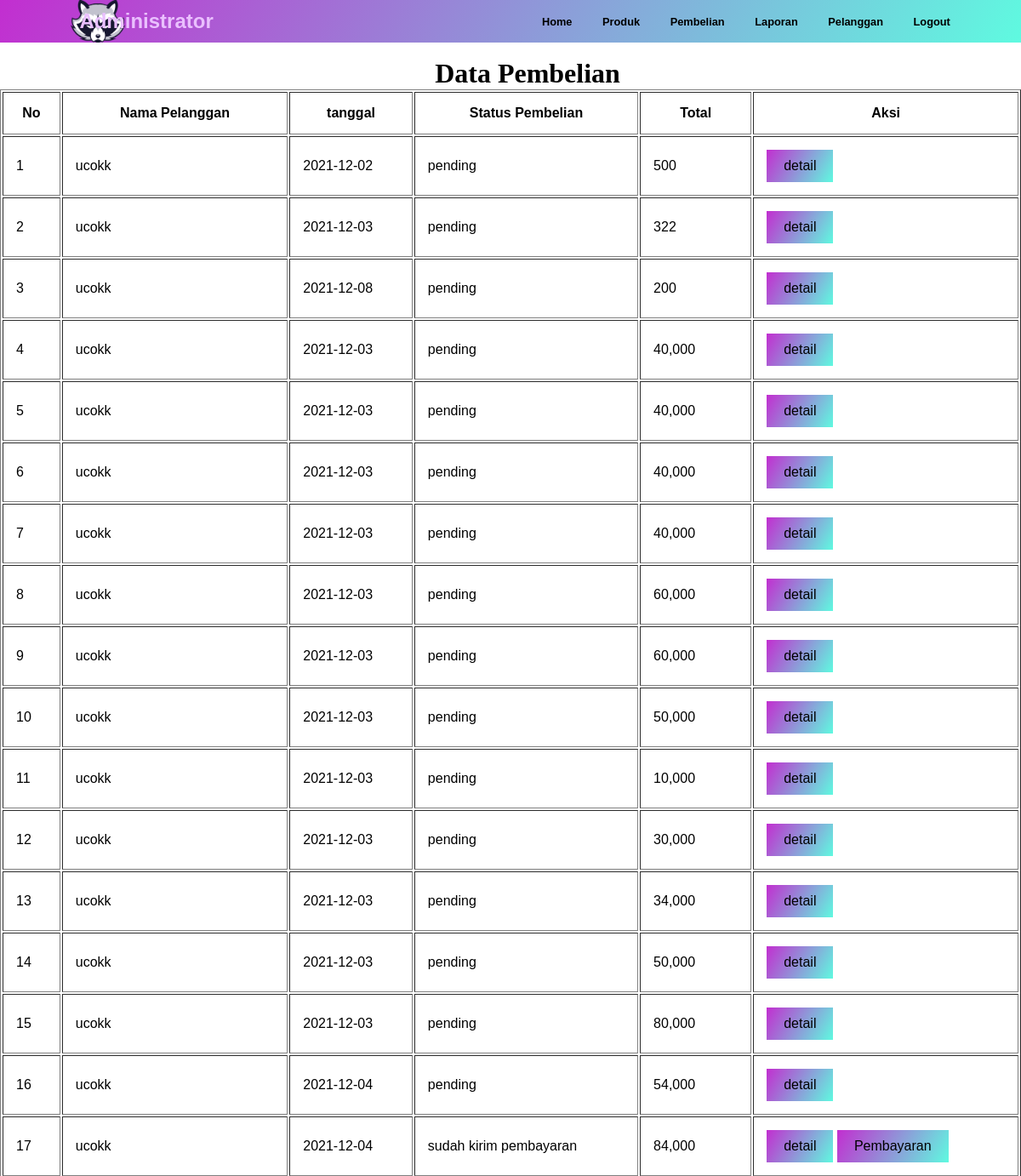
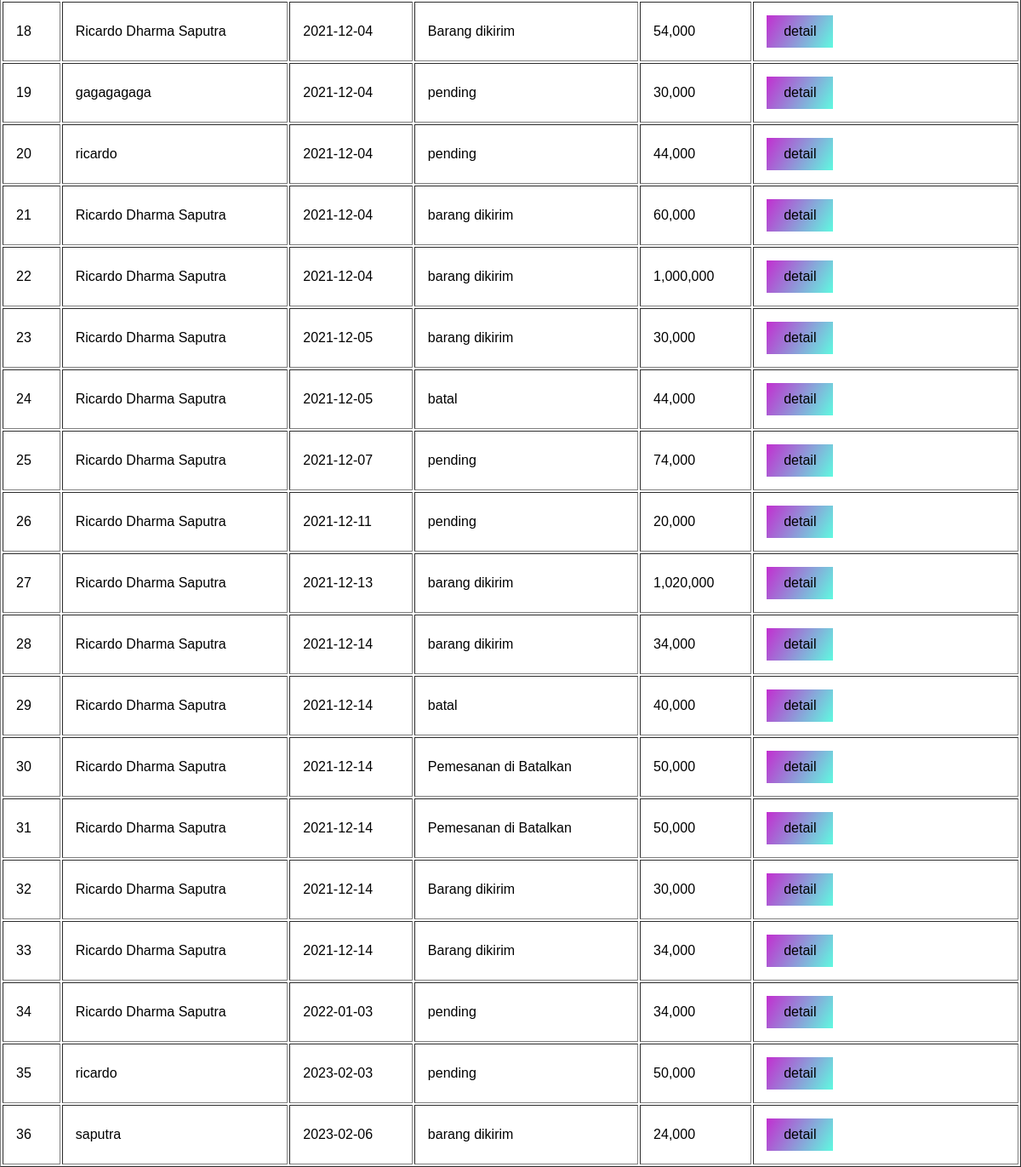
Page /admin/index.php?halaman=pembelian (signed in) on the committed database (2 pictures, top to bottom).
### tables this page shows
CREATE TABLE `pembelian` (
  `id_pembelian` int(11) NOT NULL,
  `id_pelanggan` int(11) NOT NULL,
  `id_ongkir` int(11) NOT NULL,
  `tanggal_pembelian` date NOT NULL,
  `total_pembelian` int(11) NOT NULL,
  `nama_kota` varchar(100) NOT NULL,
  `tarif` int(11) NOT NULL,
  `status_pembelian` varchar(100) NOT NULL DEFAULT 'pending',
  `resi_pengiriman` varchar(50) NOT NULL
);

CREATE TABLE `pelanggan` (
  `id_pelanggan` int(11) NOT NULL,
  `email_pelanggan` varchar(100) NOT NULL,
  `password_pelanggan` varchar(50) NOT NULL,
  `nama_pelanggan` varchar(100) NOT NULL,
  `telepon_pelanggan` varchar(25) NOT NULL,
  `alamat_pelanggan` text NOT NULL
);

### admin/pembelian.php (the view)
<br>
<h1>Data Pembelian</h1>
<link href="assets/css/pembelian.css" rel="stylesheet" />
<table style="margin-left: auto;margin-right: auto;" border="1">
	<thead>
		<tr>
			<th>No</th>
			<th>Nama Pelanggan</th>
			<th>tanggal</th>
			<th>Status Pembelian</th>
			<th>Total</th>
			<th>Aksi</th>
		</tr>
	</thead>
	<tbody>
		<?php $nomor=1; ?>
		<?php $ambil=$koneksi->query("SELECT * FROM pembelian JOIN pelanggan ON pembelian.id_pelanggan=pelanggan.id_pelanggan"); ?>
		<?php while($pecah = $ambil->fetch_assoc()){ ?>
		<tr>
			<td><?php echo $nomor; ?></td>
			<td><?php echo $pecah['nama_pelanggan']; ?></td>
			<td><?php echo $pecah['tanggal_pembelian']; ?></td>
			<td><?php echo $pecah['status_pembelian'] ?></td>
			<td><?php echo number_format($pecah['total_pembelian']); ?></td>
			<td>
				<a href="index.php?halaman=detail&id=<?php echo $pecah['id_pembelian']; ?>" class="btn btn-info">detail</a>
				<?php if ($pecah['status_pembelian']=="sudah kirim pembayaran"): ?>
				<a href="index.php?halaman=pembayaran&id=<?php echo $pecah['id_pembelian'] ?>" class="btn btn-success">Pembayaran</a>
				<?php endif ?>
			</td>
		</tr>
		<?php $nomor++;?>
		<?php } ?>
	</tbody>
</table>

### admin/assets/css/custom.css (style rules this page uses)
* { margin: 0; padding: 0; }
body { font-family: sans-serif; overflow-x: hidden; }

### admin/assets/css/pembelian.css (style rules this page uses)
h1 { text-align: center; position: relative; left: 20px; font-family: serif; }
table { width: 100%; }
th { text-align: center; padding: 15px; }
td { padding: 15px; text-align: left; }
td a:link, td a:visited { background: linear-gradient(120deg, #c22ed0, #5ffae0); color: black; padding: 10px 20px; text-align: center; text-decoration: none; display: inline-block; }

### rows in the picture
pembelian: id_pelanggan.nama_pelanggan "ucokk", tanggal_pembelian "2021-12-02", status_pembelian "pending", total_pembelian "500"
pembelian: id_pelanggan.nama_pelanggan "ucokk", tanggal_pembelian "2021-12-03", status_pembelian "pending", total_pembelian "322"
pembelian: id_pelanggan.nama_pelanggan "ucokk", tanggal_pembelian "2021-12-08", status_pembelian "pending", total_pembelian "200"
pembelian: id_pelanggan.nama_pelanggan "ucokk", tanggal_pembelian "2021-12-03", status_pembelian "pending", total_pembelian "40,000"
pembelian: id_pelanggan.nama_pelanggan "ucokk", tanggal_pembelian "2021-12-03", status_pembelian "pending", total_pembelian "40,000"
pembelian: id_pelanggan.nama_pelanggan "ucokk", tanggal_pembelian "2021-12-03", status_pembelian "pending", total_pembelian "40,000"
pembelian: id_pelanggan.nama_pelanggan "ucokk", tanggal_pembelian "2021-12-03", status_pembelian "pending", total_pembelian "40,000"
pembelian: id_pelanggan.nama_pelanggan "ucokk", tanggal_pembelian "2021-12-03", status_pembelian "pending", total_pembelian "60,000"
pembelian: id_pelanggan.nama_pelanggan "ucokk", tanggal_pembelian "2021-12-03", status_pembelian "pending", total_pembelian "60,000"
pembelian: id_pelanggan.nama_pelanggan "ucokk", tanggal_pembelian "2021-12-03", status_pembelian "pending", total_pembelian "50,000"
pembelian: id_pelanggan.nama_pelanggan "ucokk", tanggal_pembelian "2021-12-03", status_pembelian "pending", total_pembelian "10,000"
pembelian: id_pelanggan.nama_pelanggan "ucokk", tanggal_pembelian "2021-12-03", status_pembelian "pending", total_pembelian "30,000"
pembelian: id_pelanggan.nama_pelanggan "ucokk", tanggal_pembelian "2021-12-03", status_pembelian "pending", total_pembelian "34,000"
pembelian: id_pelanggan.nama_pelanggan "ucokk", tanggal_pembelian "2021-12-03", status_pembelian "pending", total_pembelian "50,000"
pembelian: id_pelanggan.nama_pelanggan "ucokk", tanggal_pembelian "2021-12-03", status_pembelian "pending", total_pembelian "80,000"
pembelian: id_pelanggan.nama_pelanggan "ucokk", tanggal_pembelian "2021-12-04", status_pembelian "pending", total_pembelian "54,000"
pembelian: id_pelanggan.nama_pelanggan "ucokk", tanggal_pembelian "2021-12-04", status_pembelian "sudah kirim pembayaran", total_pembelian "84,000"
pembelian: id_pelanggan.nama_pelanggan "Ricardo Dharma Saputra", tanggal_pembelian "2021-12-04", status_pembelian "Barang dikirim", total_pembelian "54,000"
pembelian: id_pelanggan.nama_pelanggan "gagagagaga", tanggal_pembelian "2021-12-04", status_pembelian "pending", total_pembelian "30,000"
pembelian: id_pelanggan.nama_pelanggan "ricardo", tanggal_pembelian "2021-12-04", status_pembelian "pending", total_pembelian "44,000"
pembelian: id_pelanggan.nama_pelanggan "Ricardo Dharma Saputra", tanggal_pembelian "2021-12-04", status_pembelian "barang dikirim", total_pembelian "60,000"
pembelian: id_pelanggan.nama_pelanggan "Ricardo Dharma Saputra", tanggal_pembelian "2021-12-04", status_pembelian "barang dikirim", total_pembelian "1,000,000"
pembelian: id_pelanggan.nama_pelanggan "Ricardo Dharma Saputra", tanggal_pembelian "2021-12-05", status_pembelian "barang dikirim", total_pembelian "30,000"
pembelian: id_pelanggan.nama_pelanggan "Ricardo Dharma Saputra", tanggal_pembelian "2021-12-05", status_pembelian "batal", total_pembelian "44,000"
pembelian: id_pelanggan.nama_pelanggan "Ricardo Dharma Saputra", tanggal_pembelian "2021-12-07", status_pembelian "pending", total_pembelian "74,000"
pembelian: id_pelanggan.nama_pelanggan "Ricardo Dharma Saputra", tanggal_pembelian "2021-12-11", status_pembelian "pending", total_pembelian "20,000"
pembelian: id_pelanggan.nama_pelanggan "Ricardo Dharma Saputra", tanggal_pembelian "2021-12-13", status_pembelian "barang dikirim", total_pembelian "1,020,000"
pembelian: id_pelanggan.nama_pelanggan "Ricardo Dharma Saputra", tanggal_pembelian "2021-12-14", status_pembelian "barang dikirim", total_pembelian "34,000"
pembelian: id_pelanggan.nama_pelanggan "Ricardo Dharma Saputra", tanggal_pembelian "2021-12-14", status_pembelian "batal", total_pembelian "40,000"
pembelian: id_pelanggan.nama_pelanggan "Ricardo Dharma Saputra", tanggal_pembelian "2021-12-14", status_pembelian "Pemesanan di Batalkan", total_pembelian "50,000"
pembelian: id_pelanggan.nama_pelanggan "Ricardo Dharma Saputra", tanggal_pembelian "2021-12-14", status_pembelian "Pemesanan di Batalkan", total_pembelian "50,000"
pembelian: id_pelanggan.nama_pelanggan "Ricardo Dharma Saputra", tanggal_pembelian "2021-12-14", status_pembelian "Barang dikirim", total_pembelian "30,000"
pembelian: id_pelanggan.nama_pelanggan "Ricardo Dharma Saputra", tanggal_pembelian "2021-12-14", status_pembelian "Barang dikirim", total_pembelian "34,000"
pembelian: id_pelanggan.nama_pelanggan "Ricardo Dharma Saputra", tanggal_pembelian "2022-01-03", status_pembelian "pending", total_pembelian "34,000"
pembelian: id_pelanggan.nama_pelanggan "ricardo", tanggal_pembelian "2023-02-03", status_pembelian "pending", total_pembelian "50,000"
pembelian: id_pelanggan.nama_pelanggan "saputra", tanggal_pembelian "2023-02-06", status_pembelian "barang dikirim", total_pembelian "24,000"
